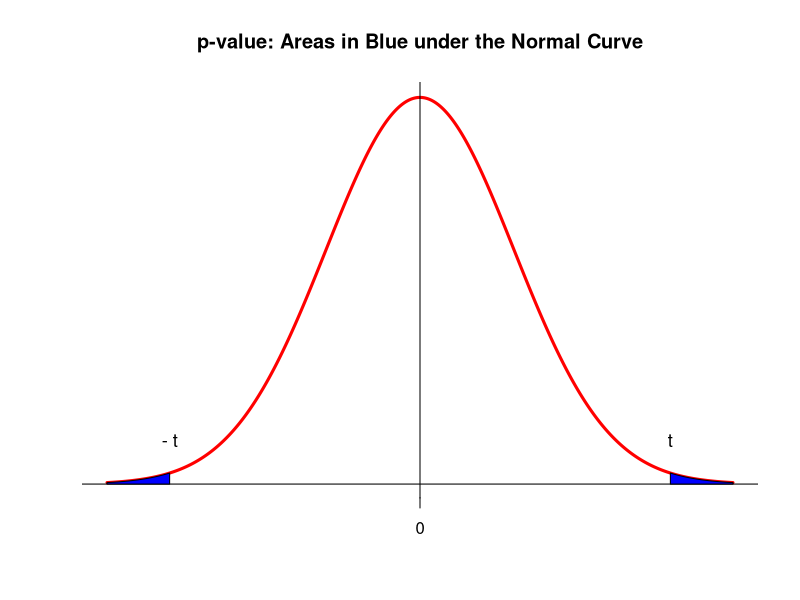
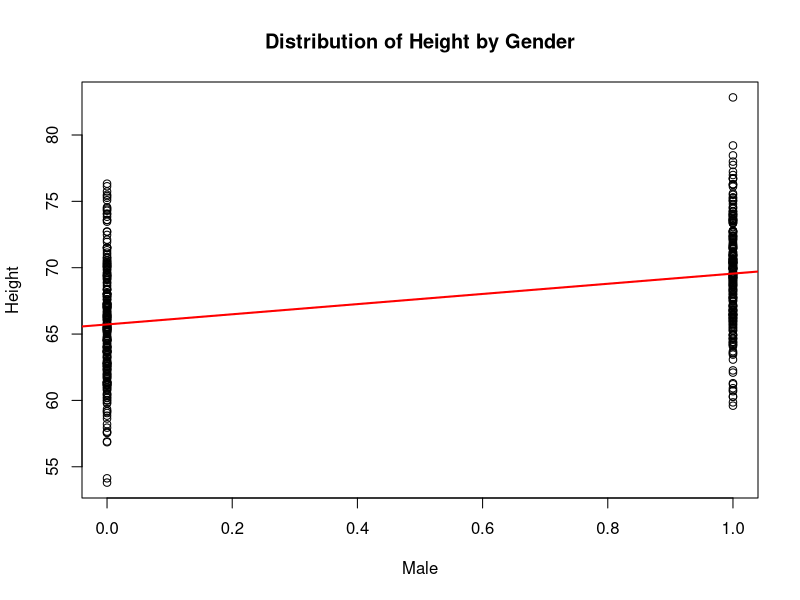
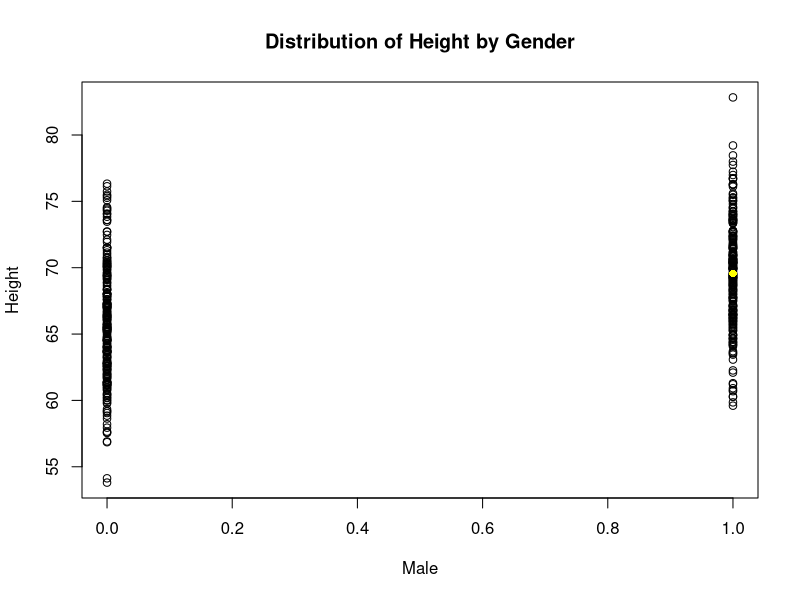

These charts were generated, in order, by the following R code:
## ---- chunk 1
# This code chunk sets the global options of how this script will be knitted.
# For more info, please visit: https://yihui.org/knitr/options/

knitr::opts_chunk$set(echo = TRUE) # Display the source code in the output doc.
## ---- chunk 2
# [Extra] This code chunk generates a demo of p-value (area under the curve).
# ------- This code chunk is for reference only. Feel free to skip it.
val_x <- seq(    # Generate x ticks for a normal curve
  from = -5,
  to = 5, 
  by = 0.01
)
val_y <- dnorm(val_x, sd = 1.5)    # Generate y ticks for a normal curve

plot(
  x = val_x, 
  y = val_y,
  type = "l",      # Line type
  lwd = 3,         # Line width
  col = "red",     # Color
  xaxt = "n",      # Remove original x ticks
  yaxt = "n",      # Remove origianl y ticks
  xlab = "",       # Remove x-axis label
  ylab = "",       # Remove y-axis label
  xlim = c(-5, 5), # Make y-axis to the center
  bty = "n",       # Remove the border box,
  main = "p-value: Areas in Blue under the Normal Curve"   # Plot title
)
abline(v = 0)      # Add the y-axis
abline(h = 0)      # Add the x-axis
axis(side = 1, at = 0)
text(-4, 0.03, "- t", cex = 1.1)
text(4,  0.03, "t",   cex = 1.1)

# Create data for the p-value area
left_val_x <- c(-5, seq(-5, -4, 0.01), -4)
right_val_x <- c(4, seq(4,  5, 0.01), 5)
left_val_y <- c(0, val_y[1: 101], 0)
right_val_y <- c(0, val_y[901: length(val_y)], 0)

# Draw the p-value area
polygon(
  left_val_x,
  left_val_y,
  col = "blue"
)
polygon(
  right_val_x,
  right_val_y,
  col = "blue"
)
## ---- chunk 3
# Load data under the root of your working directory and assign to `height`
height <- read.csv("height_sex.csv")
## ---- chunk 4
# Inspect the first few rows  
head(height)
## ---- chunk 5
# Plot height vs. gender
plot(
  x = height$Male, 
  y = height$Height, 
  xlab = "Male",                            # x-axis label
  ylab = "Height",                          # y-axis label
  main = "Distribution of Height by Gender" # Plot title
)

# Add a reference line to reveal the association using a linear regression model
abline(
  reg = lm(height$Height~height$Male),      # reg: an object with a coef. method
  col = "red",                              # Change the line color to red
  lwd = 2                                   # Change the line width to 200%
)
## ---- chunk 6
# Create a variable and store mean male height as `avg_m_height`.
avg_m_height <- mean(height$Height[height$Male == 1])

# Print mean male height.
avg_m_height

# Save mean female height as the variable`avg_f_height`.
### INSERT CODE HERE ###

# Print mean female height.
### INSERT CODE HERE ###
## ---- chunk 7
# Save the difference in means as the variable `diff_avg`.
### INSERT CODE HERE ###

# Print `diff_avg`
### INSERT CODE HERE ###

# Re-plot the data
plot(
  x = height$Male, 
  y = height$Height, 
  xlab = "Male", 
  ylab = "Height",
  main = "Distribution of Height by Gender"
)

# Add (0, avg_f_height) to the plot (in yellow).
# Note: (1, avg_m_height) has been added for you.
# Note: `pch = 16` makes the dots filled in, which makes them easier to see  
points(x = 1, y = avg_m_height, col = "yellow", pch = 16)
### INSERT CODE HERE ###

# Draw the line: Height = b_0 + b_1*Male 
# where b_0 = avg_f_height and b_1 = diff_avg.
# Use the abline() function which takes parameters a and b where 
# a = y - intercept and 
# b = slope  
# Syntax is: abline(a, b)
### INSERT CODE HERE ###
## ---- chunk 8
# Add code to calculate the number of females and save the result as `n_f`.
n_m <- length(height$Height[height$Male==1])
### INSERT CODE HERE ###

# Add code to calculate `sd_f`, the sample standard deviation for females' heights  
sd_m <- sd(height$Height[height$Male==1])
### INSERT CODE HERE ###

# Calculate pooled standard deviation and save as `sd_pooled`
# Note: sqrt() calculates square root
### INSERT CODE HERE ###

# Print `sd_pooled`
### INSERT CODE HERE ###

# Estimate the standard error of the difference in means and 
# save it as `se_avg_diff`.
### INSERT CODE HERE ###

# Print `se_avg_diff`
### INSERT CODE HERE ###
## ---- chunk 9
# Calculate a test statistic and save it as `t_manual`.
### INSERT CODE HERE ###

# Print `t_manual`
### INSERT CODE HERE ###

# Use `pt` to calculate a p-value.
### INSERT CODE HERE ###
## ---- chunk 10
# Use the `t.test()` function to compare the males' heights and females' heights.
# Note: the code has already been written for you. 
# Just change the if argument from FALSE to TRUE to run the code.

if (FALSE) {  # change to `TRUE` to run the code
  
  t.test(
    x = height$Height[height$Male == 1],  # Set of male heights
    y = height$Height[height$Male == 0],  # Set of female heights
    var.equal = TRUE
  )
  
}
## ---- chunk 11
# Use `lm()` to estimate b_0 and b_1 in the equation. 
# Save the result as `lin_mod`.    
# Note: this has been done for you.
lin_mod <- lm(formula = Height ~ Male, data = height)

# Inspect a summary of the results using the `summary()` function on `lin_mod`.
### INSERT CODE HERE ###
## ---- chunk 12
# Re-print `avg_f_height`
### INSERT CODE HERE ###

# Re-print `diff_avg`
### INSERT CODE HERE ###

# Re-print `se_avg_diff`
### INSERT CODE HERE ###

# Re-print `t_manual`
### INSERT CODE HERE ###
## ---- chunk 13
# Estimate the standard error of b_0
# Hint: remember that b_0 = avg_f_height and you can estimate the SE of the mean 
# using the central limit theorem.
### INSERT CODE HERE ###

# Use the standard error of b_0 to calculate the t value
### INSERT CODE HERE ###
